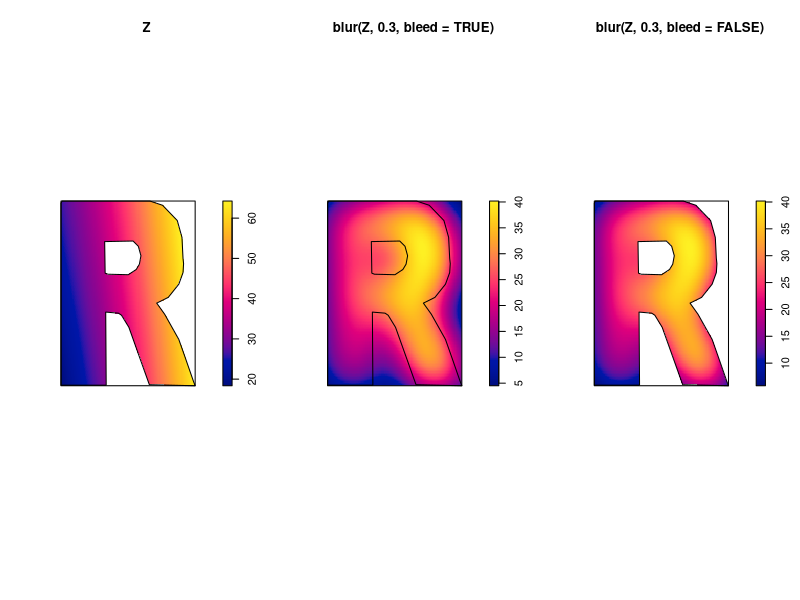

The R script that drew this image:
library(spatstat)


### Name: blur
### Title: Apply Gaussian Blur to a Pixel Image
### Aliases: blur Smooth.im
### Keywords: spatial nonparametric

### ** Examples

   data(letterR)
   Z <- as.im(function(x,y) { 4 * x^2 + 3 * y }, letterR)
   par(mfrow=c(1,3))
   plot(Z)
   plot(letterR, add=TRUE)
   plot(blur(Z, 0.3, bleed=TRUE))
   plot(letterR, add=TRUE)
   plot(blur(Z, 0.3, bleed=FALSE))
   plot(letterR, add=TRUE)
   par(mfrow=c(1,1))
